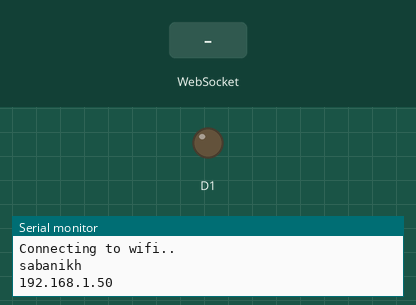
Recording of a sketch running on a simulated ESP8266 (NodeMCU). Parts: output pins drawn as LEDs (lit = HIGH), the last lines printed to the serial monitor. The test bench sets the inputs (shaded band). WiFi joins after 1.5 s; servers stay silent unless stated.

Above: at 2.7 s.
2.8 s: WebSocket text "3" received
At 3.8 s:
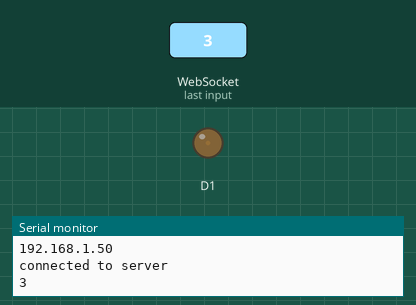
4.3 s: WebSocket text "90" received
At 5.0 s:
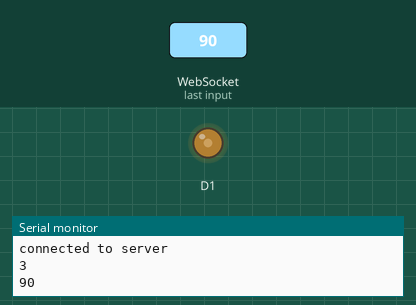
5.8 s: WebSocket text "200" received
At 6.1 s:
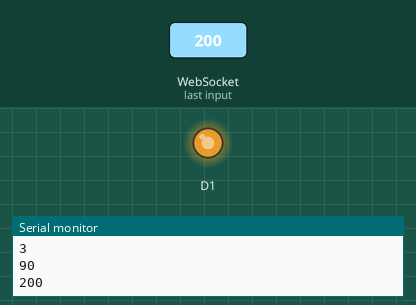
Timing chart, 0 to 8.8 s (numbered marks = the images above; inputs shaded):
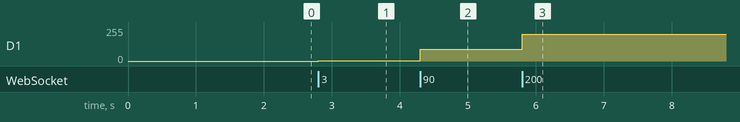

Measured:
- after the input at 2.8 s, D1: 0/255 → 3/255 at once
- after the input at 4.3 s, D1: 3/255 → 90/255 at once
- after the input at 5.8 s, D1: 90/255 → 200/255 at once

The sketch:

NodeMCU.ino
```cpp
#include <ESP8266WiFi.h>
#include <WebSocketsClient.h>

WebSocketsClient wsc;

const char *ssid = "sabanikh";
const char *pass = "sabanikh2030...";

#define SERVER "192.168.1.5"
#define PORT 3000
#define URL "/"

void websocketEvent(WStype_t type, uint8_t *data, size_t length){
  switch(type){
    case(WStype_CONNECTED):
      Serial.printf("connected to server\n");
      break;
    case WStype_DISCONNECTED:
      Serial.printf("Disconnected!\n");
      break;
    case (WStype_TEXT):
      int value;
      if(length == 3){
        value = ((data[0]-'0')*100 + (data[1]-'0')*10 + (data[2]-'0')*1);
        Serial.println(value);
        analogWrite(D1, value);
      }else if(length == 2){
        value = ((data[0]-'0')*10 + (data[1]-'0')*1);
        Serial.println(value);
        analogWrite(D1, value);
      }else if(length == 1){
        value = ((data[0]-'0')*1);
        Serial.println(value);
        analogWrite(D1, value);
      }

      break;
  }
}

void setup() {
  Serial.begin(115200);

  WiFi.begin(ssid, pass);

  while(WiFi.status() != WL_CONNECTED){
    Serial.println("Connecting to wifi..");
    delay(500);
  }

  Serial.println(WiFi.SSID());
  Serial.println(WiFi.localIP());

  wsc.begin(SERVER, PORT, URL);
  wsc.onEvent(websocketEvent);
  wsc.setReconnectInterval(1000);
}

// the loop function runs over and over again forever
void loop() {
  wsc.loop();
}
```
